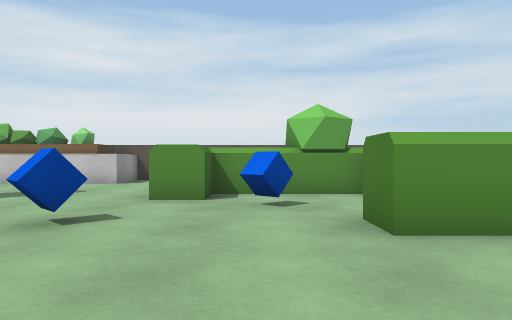
view 1 (above)

24 first-person views from a walk through a scene from a Unity 3-D project. The camera is 0.72 m above the floor, looks level and sees 70° across. The floor is counted in squares, 1 m on a side. Each view is taken from the middle of a square. On the plan, view 1 faces up. The plan holds only what a view shows up to about 11 squares ahead; the rest is blank. The player character is not drawn. Some surface patterns are stand-ins.

view 2
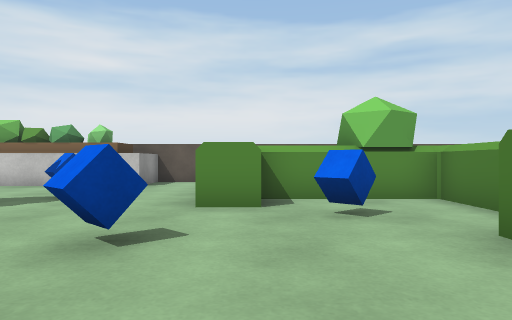

view 3
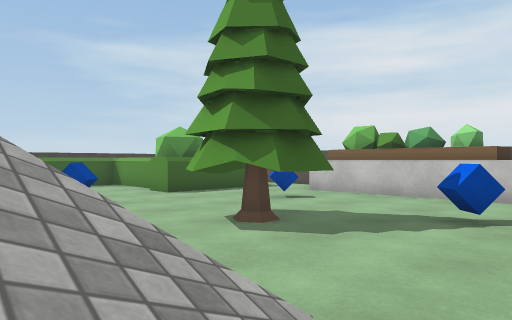

view 4
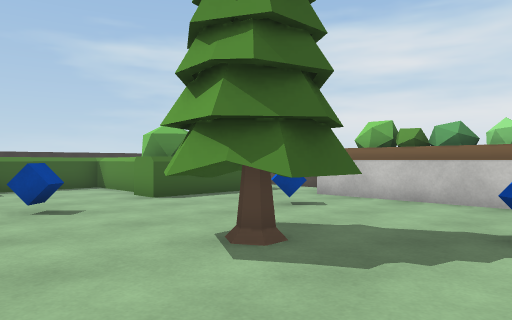

view 5
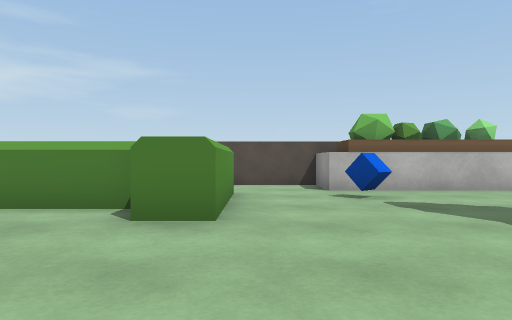

view 6
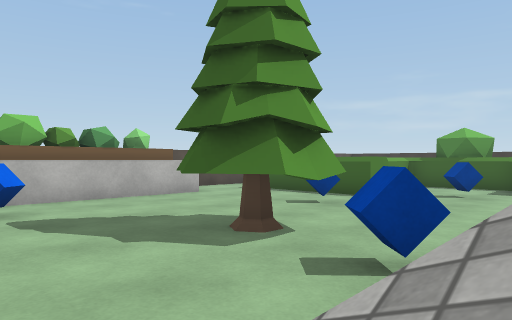

view 7
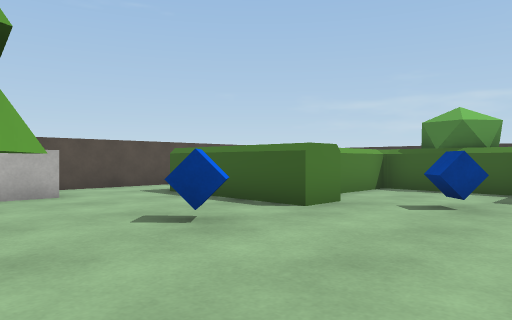

view 8
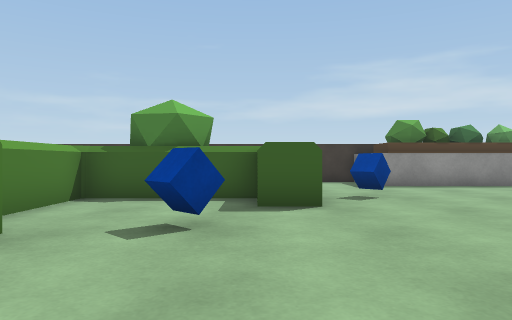

view 9
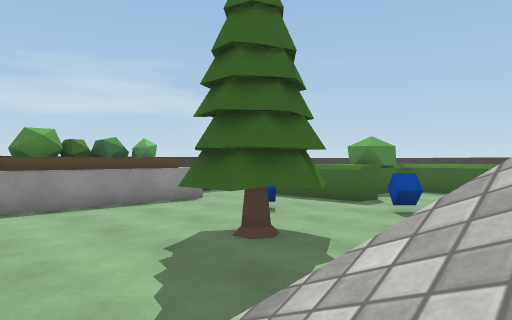

view 10
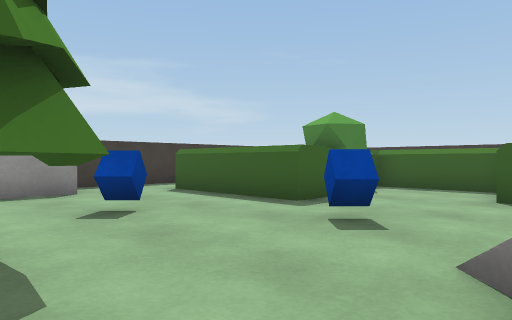

view 11
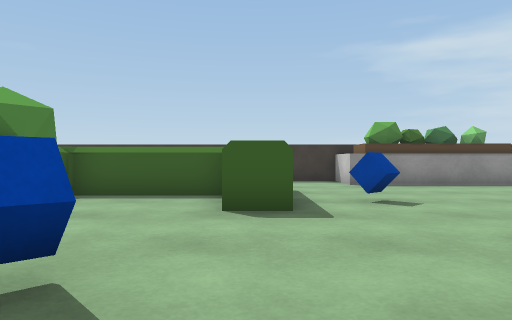

view 12
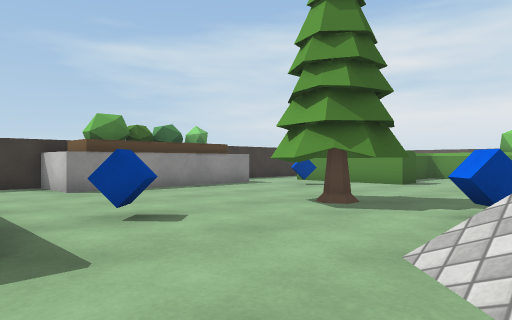

view 13
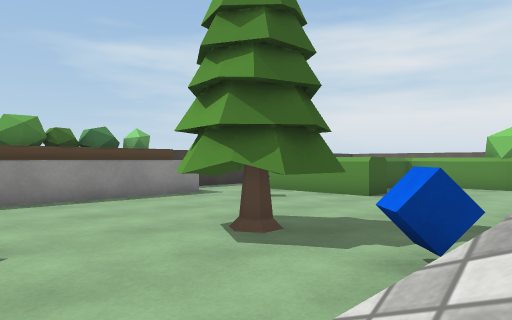

view 14
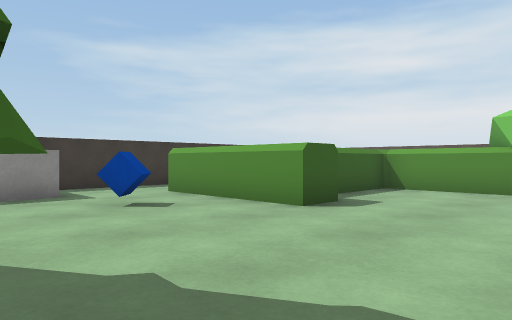

view 15
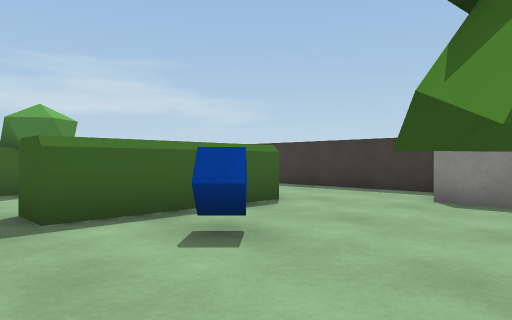

view 16
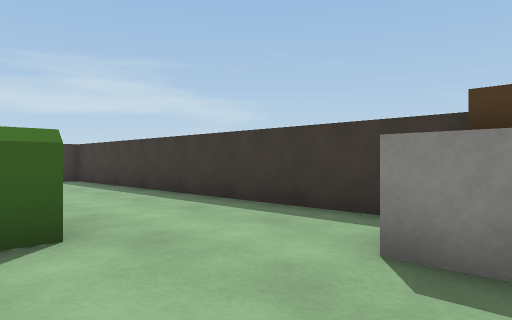

view 17
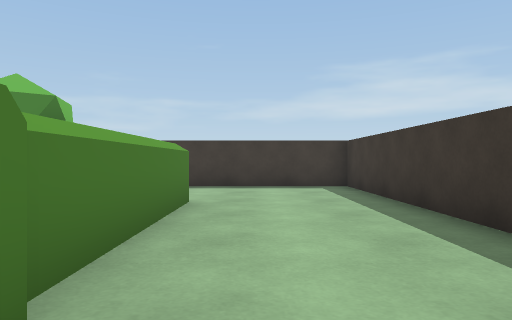

view 18
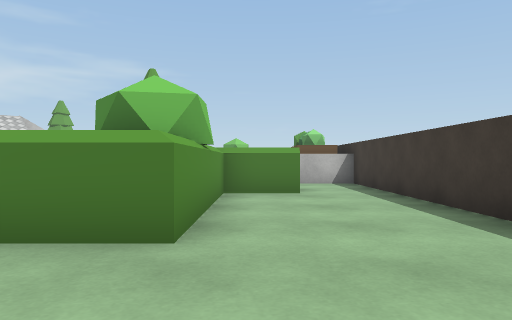

view 19
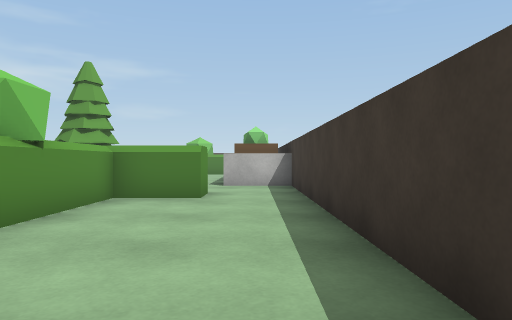

view 20
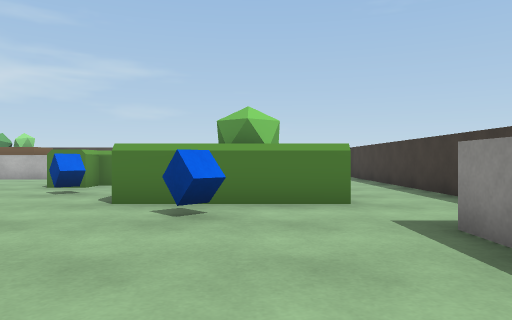

view 21
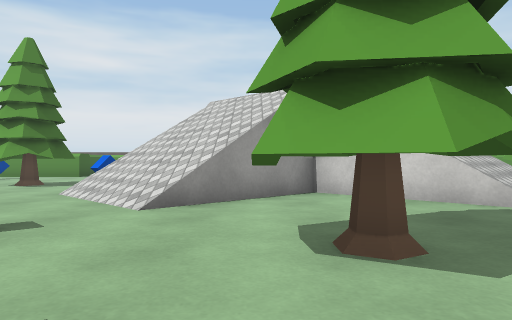

view 22
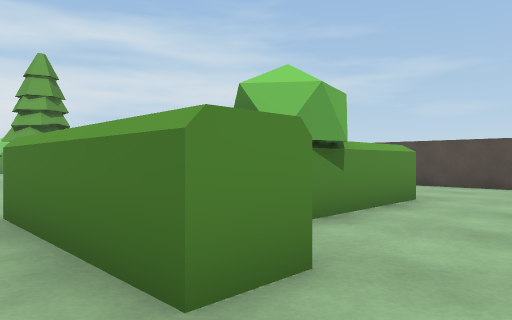

view 23
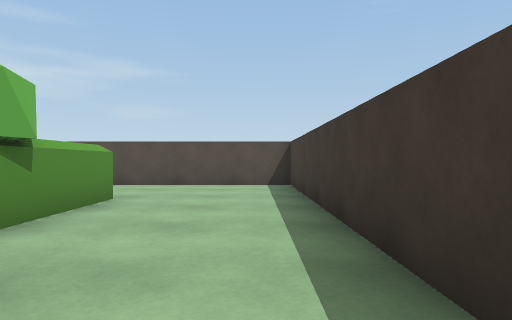

view 24
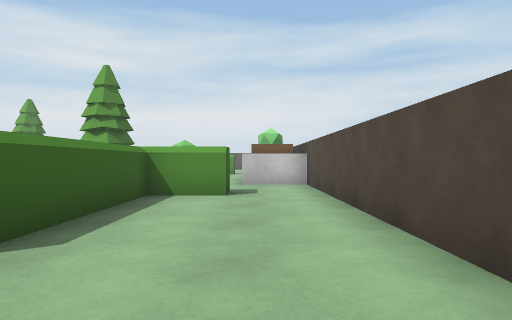

### Floor plan
Key: @ floor where view 1 was taken; # wall or solid block; . main floor; : floor 2.4 m higher than the main floor; / step, stairs or slope; = window, fence, low wall or low ledge; ^ raised ledge; O other object.
Columns run from 22 left of view 1 to 8 right of it. Each row starts with its distance up from view 1.
 12            .^OOOOO^.
 11            ..OOOOO..
 10           O.........
  9         OOO..O......   OO
  8       OOOOO......O.. OOOOO
  7      O.........O....OO...O
  6      O........OOO.....O..O
  5 #     .....O...O.........O
  4 #..OOOO.............O...OOOO .#
  3 #..........    ..//...........#
  2 #...O...../     ////..........#
  1   O.......         /=.....O.OO#
  0   O........        #..@.....OO
 -1   O....OO..         O.OO....OO
 -2  OO....OO.O  /:     ..OO....OO
 -3  OO........  //:    ........O
 -4 #OO.......=#///#   //.......OO#
 -5 #......O...///#..////...O.....#
 -6 #.........../#....//..........#
 -7 #...OOOOO...............OOOO..#
 -8 #...OO.....O...O......O..OO...#
 -9 #...OO........OOO........OO...#
-10 #...OO...OO....O....OO...OO...#
-11 #...OOOO  O..O.....OOOOOO O...#
-12 #...OOOOOOO.........O OOOOO...#
-13 #........OO.........OO........#
-14 #........OO..#####............#
-15 #...........##   # ...........#
-16 ##############       ##########

Where each view was taken, in squares from view 1:
view 1: 0 up, 0 right, facing up
view 2: 1 up, 1 left, facing up
view 3: 2 up, 3 left, facing up-left
view 4: 3 up, 4 left, facing up-left
view 5: 3 up, 3 left, facing right
view 6: 2 up, 3 left, facing down-right
view 7: 2 down, 2 left, facing down-right
view 8: 4 down, 1 left, facing down
view 9: 5 down, 3 left, facing down-left
view 10: 6 down, 7 left, facing down-left
view 11: 7 down, 9 left, facing left
view 12: 7 down, 11 left, facing up-left
view 13: 5 down, 11 left, facing up-left
view 14: 1 down, 12 left, facing up-left
view 15: 2 down, 13 left, facing down-left
view 16: 3 down, 17 left, facing down-left
view 17: 6 down, 19 left, facing down
view 18: 13 down, 21 left, facing right
view 19: 15 down, 20 left, facing right
view 20: 12 down, 8 left, facing right
view 21: 12 down, 8 left, facing up
view 22: 15 down, 3 left, facing up-right
view 23: 15 down, 3 left, facing right
view 24: 15 down, 6 right, facing up
